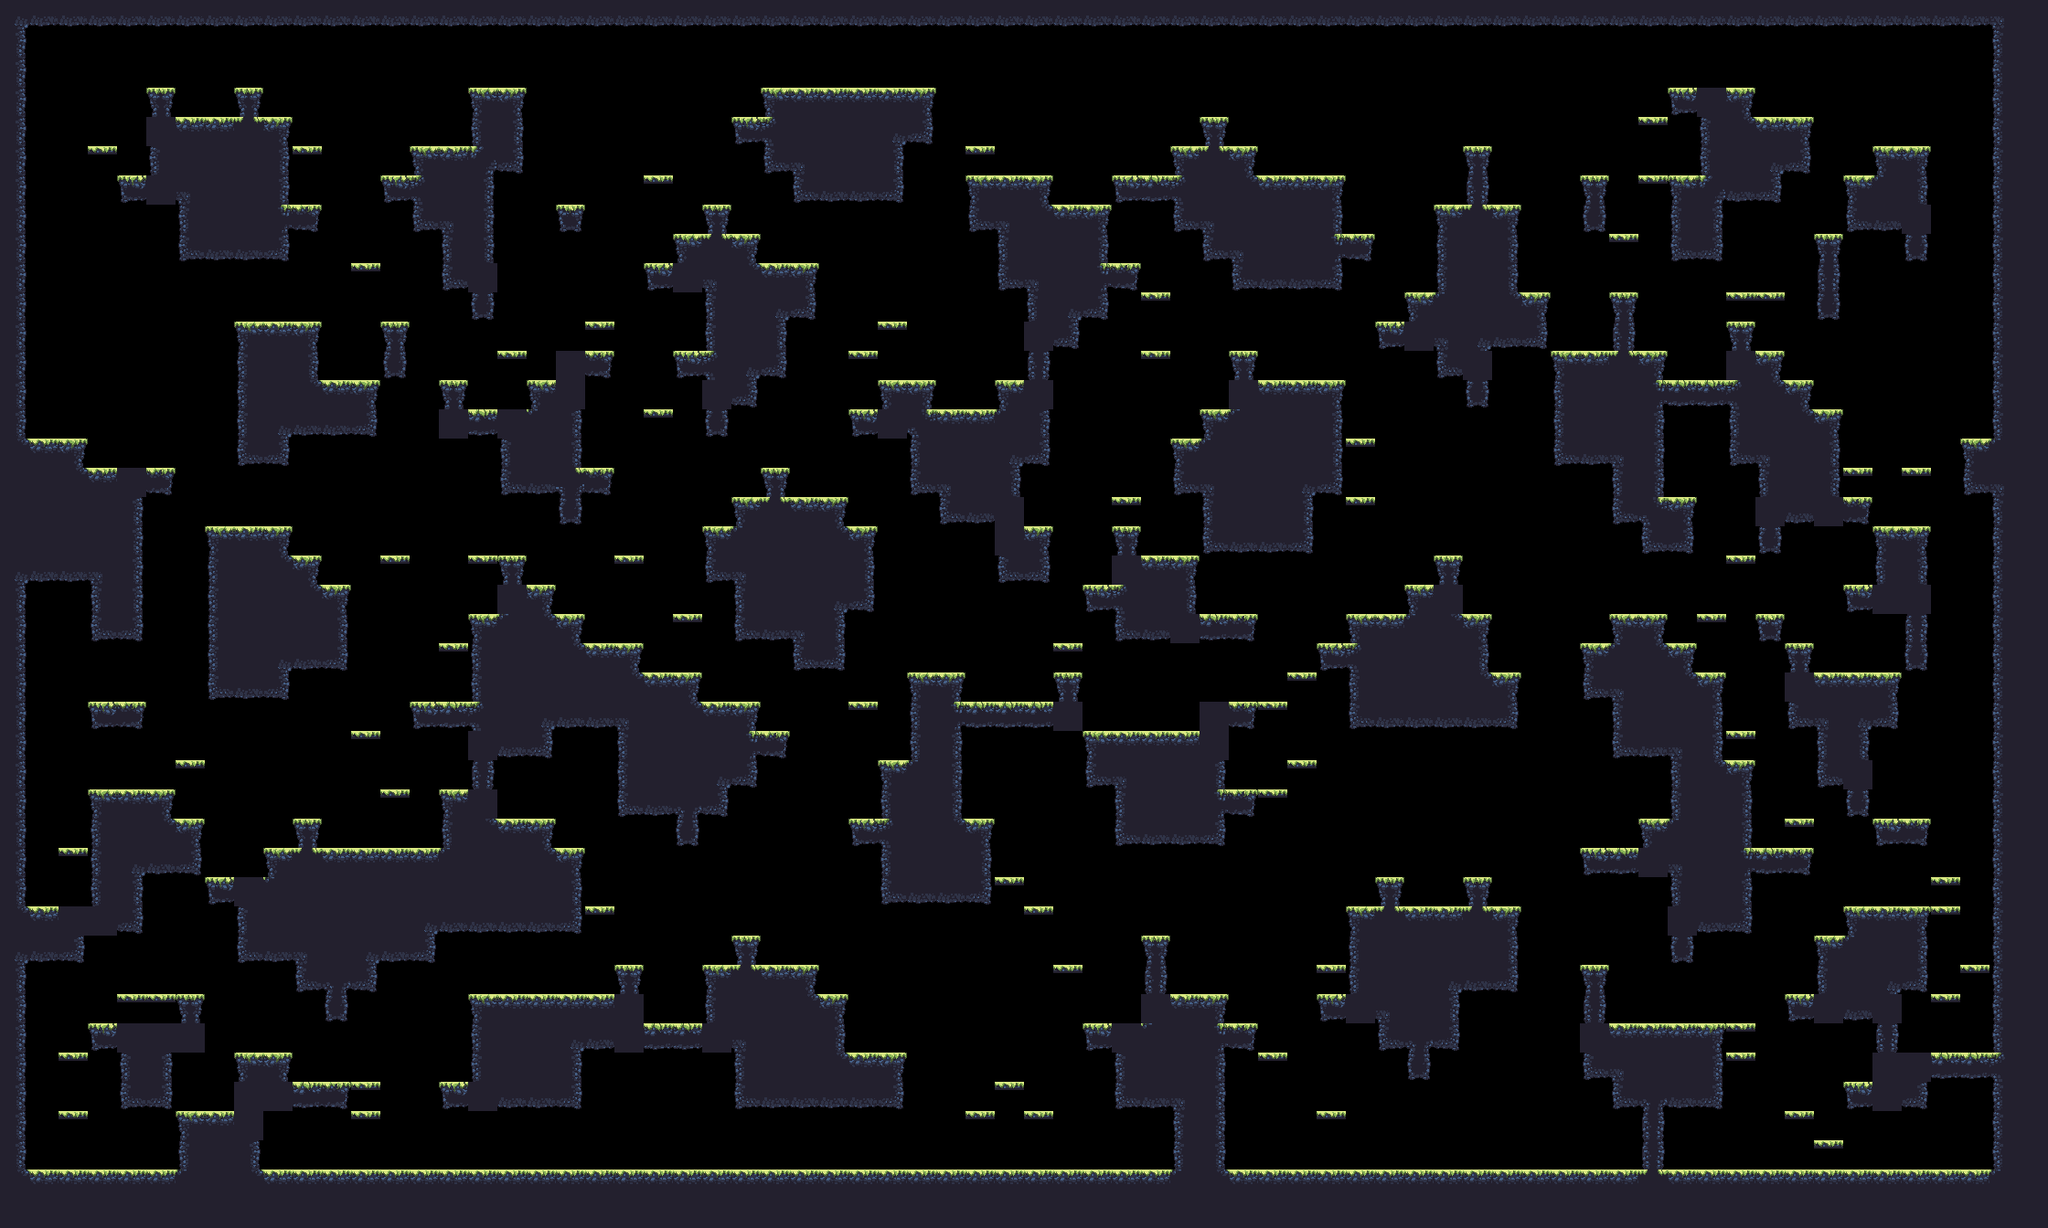

This is a level from a 2D game, rendered from its Tiled map with the project's own tilesets. A one-line summary and the map file follow, with tile-layer data summarised:
An orthogonal 70x42 tile map with 32x32 px tiles, 1 tile layer (main) and 17 objects (9x spawn, spawnPlayer0, spawnCrown0, spawnPlayer1, spawnCrown1, ...).

<map compressionlevel="0" height="42" infinite="0" nextlayerid="3" nextobjectid="4" orientation="orthogonal" renderorder="right-down" tiledversion="1.3.2" tileheight="32" tilewidth="32" version="1.2" width="70">
 <tileset firstgid="1" source="forest_summer_tile_set.tsx" />
 <layer height="42" id="1" name="main" width="70">
  <data>[2940 cells, 1270 non-empty, 28 distinct tile ids]</data>
 </layer>
 <objectgroup><object id="1" name="spawnPlayer0" x="128" y="144.0" /><object id="2" name="spawnCrown0" x="320" y="80.0" /><object id="3" name="spawnPlayer1" x="2048" y="112.0" /><object id="4" name="spawnCrown1" x="1984" y="80.0" /><object id="5" name="spawnPlayer2" x="128" y="1072.0" /><object id="6" name="spawnCrown2" x="128" y="1072.0" /><object id="7" name="spawnPlayer3" x="2144" y="1104.0" /><object id="8" name="spawnCrown3" x="1984" y="1232.0" /><object id="9" name="spawn" x="128" y="464.0" /><object id="10" name="spawn" x="1120" y="144.0" /><object id="11" name="spawn" x="1472" y="368.0" /><object id="12" name="spawn" x="1312" y="400.0" /><object id="13" name="spawn" x="416" y="880.0" /><object id="14" name="spawn" x="384" y="368.0" /><object id="15" name="spawn" x="160" y="464.0" /><object id="16" name="spawn" x="768" y="176.0" /><object id="17" name="spawn" x="1184" y="176.0" /></objectgroup></map>
